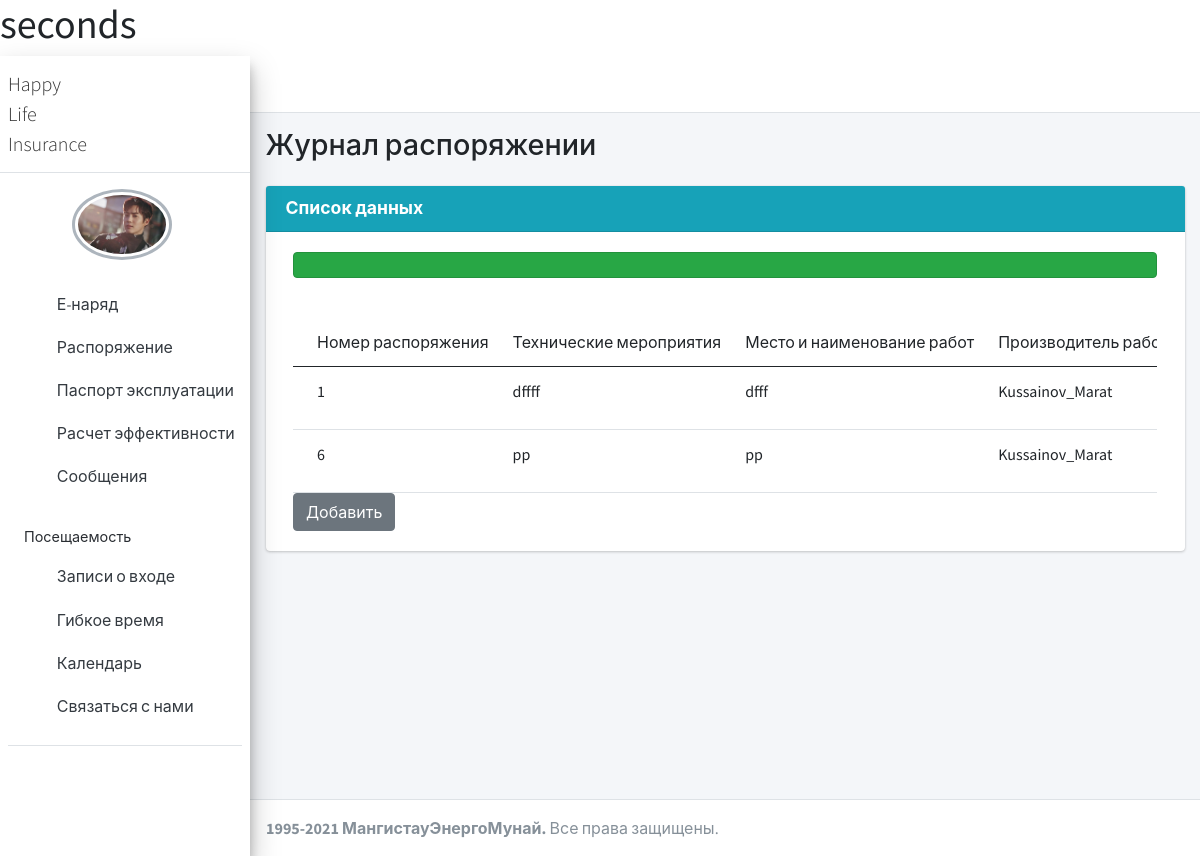
Before: /order_index/ with the older database file.
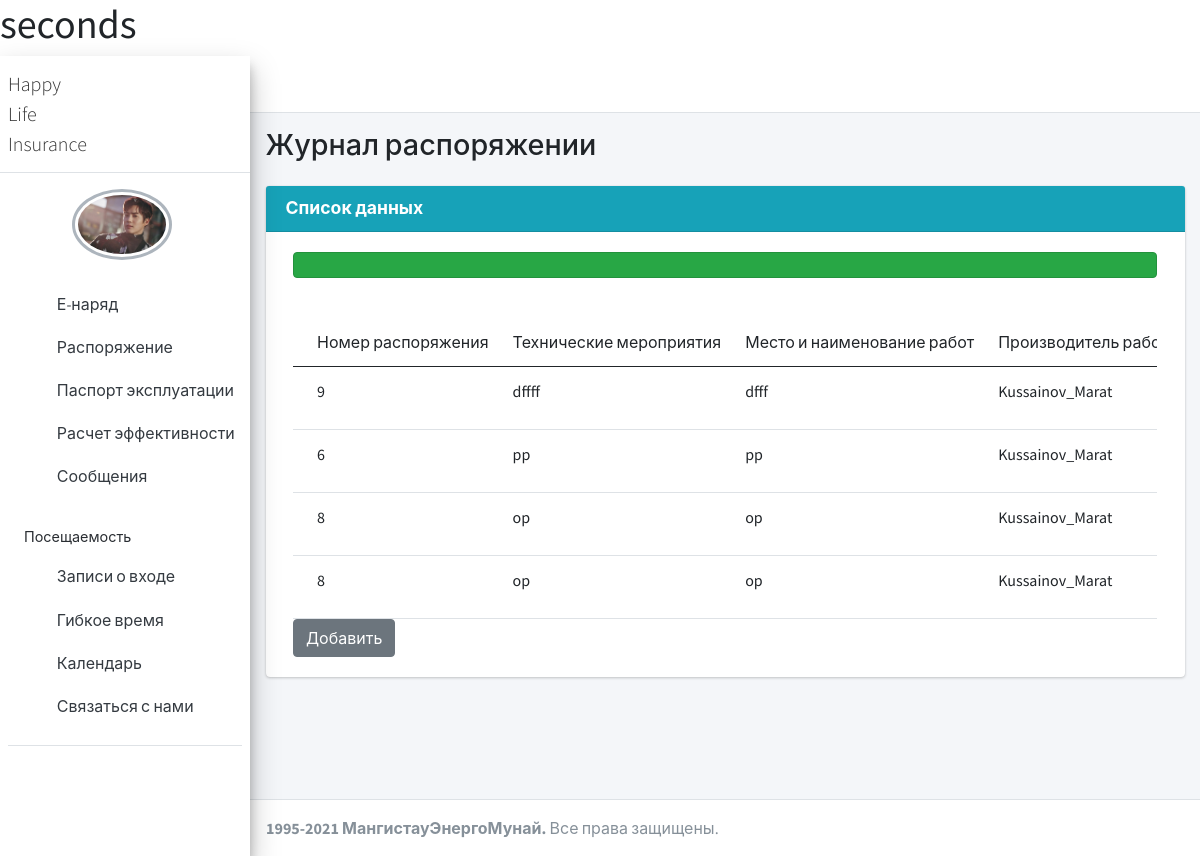
After: the same page with the newer database file.
### a_page/models.py (models this page shows)
class Order(models.Model):
    number_naryad = models.IntegerField()
    technical_activities = models.CharField(max_length=200, null=True)
    place_name_work = models.CharField(max_length=200, null=True)
    work_supervisor = models.ForeignKey(Work_supervisor, null=True, on_delete=models.SET_NULL)
    team_members = models.ManyToManyField(Team_members)
    person_give_naryad =  models.ForeignKey(Employee, null=True, on_delete=models.SET_NULL)
    started_work = models.DateField()
    work_done = models.DateField()

class Work_supervisor(models.Model):
    username = models.ForeignKey(Employee, null=True, on_delete=models.SET_NULL)
    def __str__(self):
        return "%s" % (self.username)

class Employee(models.Model):
    username = models.CharField(max_length=200, null=True)
    password = models.CharField(max_length=200, null=True)
    name = models.CharField(max_length=200, null=True)
    surname = models.CharField(max_length=200, null=True)
    position = models.CharField(max_length=200, null=True)
    def __str__(self):
        return self.username

### a_page/views.py (the view)
# urls.py: path('order_index/', views.order_index, name='order_i'),
def order_index(request):
    orders = Order.objects.all()
    context={'orders':orders}
    return render(request, 'order/order_index.html', context)

### a_page/templates/order/order_index.html (shortened to what this page needs)
{% extends 'main.html' %}
{% load static %}
{% block content %}
<div class="wrapper">
  <div class="content-wrapper">
    <section class="content-header">
      <div class="container-fluid">
        <div class="row mb-2">
          <div class="col-sm-6">
            <h1>Журнал распоряжении</h1>
          </div>
        </div>
      </div>
    </section>
    <section class="content">
      <div class="container-fluid">
          <div class="card card-info">
              <div class="card-header">
              <h3 class="card-title"><b>Список данных</b></h3>
              </div>
              <section class="content">
              <div class="container-fluid">
                <div class="card-body">
                  <div class="uper">
                    <div class="alert alert-success">
                    </div><br />
                    <div class="card-body table-responsive p-0">
                    <table class="table table-hover text-nowrap">
                      <thead>
                          <tr>
                            <td>Номер распоряжения</td>
                            <td>Технические мероприятия</td>
                            <td>Место и наименование работ</td>
                            <td>Производитель работ или наблюдающий (фамилия, инициалы, группа)</td>
                          </tr>
                      </thead>
                      <tbody>
                        {% for order in orders %}
                          <tr>
                              <td>{{order.number_naryad}}</td>
                              <td>{{order.technical_activities}}</td>
                              <td>{{order.place_name_work}}</td>
                              <td>{{order.work_supervisor}}</td>
                          </tr>
                          {% endfor %}
                      </tbody>
                    </table>
                    </div>
                    <td><a href="{% url 'order_a' %}" class="btn btn-secondary">Добавить</a></td>
                  </div>
              </div>
            </div>
          </div>
      </div>
    </section>
  </div>
</div>
  {% endblock %}

Changed rows visible on the page:
changed Order "dffff": number_naryad "1" → "9"
added Order: number_naryad "8", technical_activities "op", place_name_work "op", work_supervisor "Kussainov_Marat"
added Order: number_naryad "8", technical_activities "op", place_name_work "op", work_supervisor "Kussainov_Marat"
